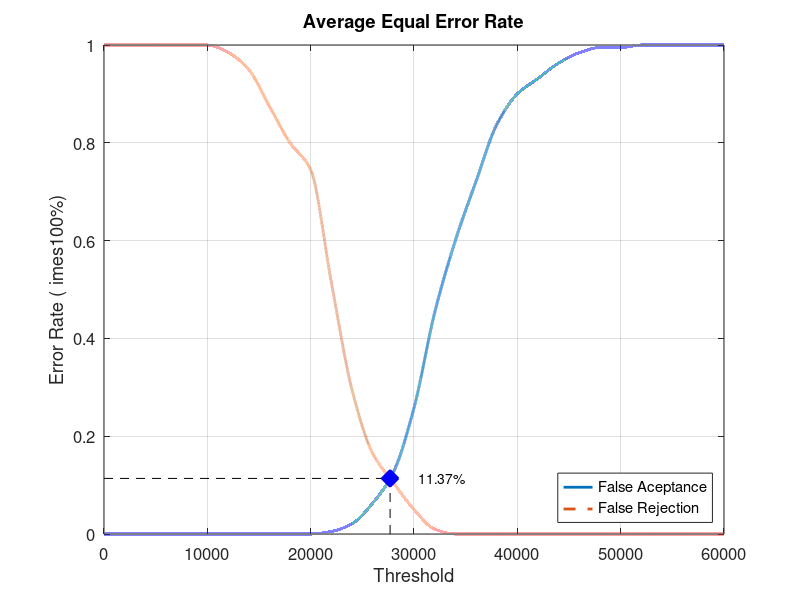
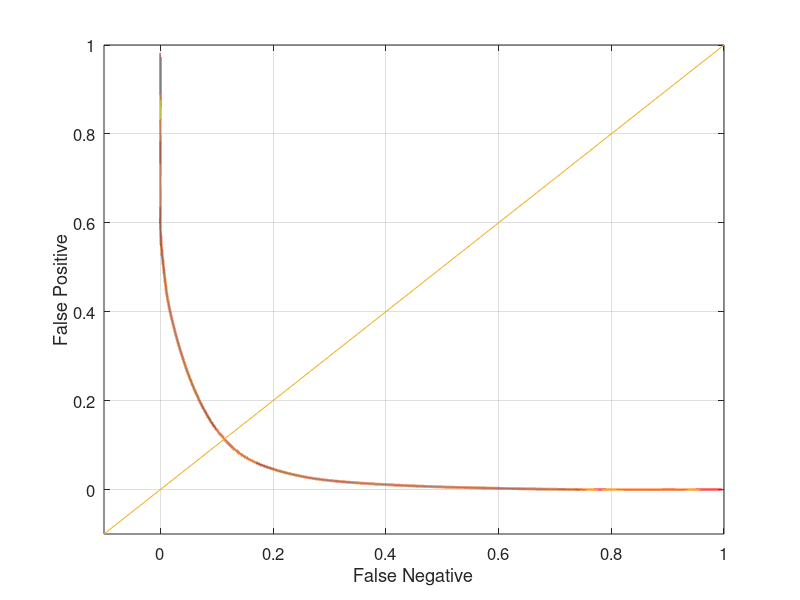

Here is the MATLAB script that generated these plots, in order:
close all;
clear;
clc;
x = 0:2000:60000;
xq = 0:0.5:60000;

y0 = [0 0 0 0 0 0 0 0 0 0 0 0.00526316 0.0210526 0.0631579 0.126316 0.257895 0.452632 0.6 0.721053 0.836842 0.9 0.931579 0.963158 0.984211 0.994737 0.994737 1 1 1 1 1]
yy0 = interp1(x, y0, xq, 'pchip');
y1 = [1 1 1 1 1 1 0.985 0.95 0.875 0.8 0.745 0.515 0.295 0.165 0.105 0.05 0.01 0 0 0 0 0 0 0 0 0 0 0 0 0 0]
yy1 = interp1(x, y1, xq, 'pchip');

% Calculating EER: 
y2 = abs(y0 - y1);
find(y2 == min(y2))
yy2 = abs(yy0 - yy1);
xEER = find(yy2 == min(yy2));
xEERIndex = xq(xEER) % X-axis EER
yEER = yy0(xEER) % Y-axis EER

main = figure
plot(xq, yy0,'-','LineWidth', 2);	hold on
plot(xq, yy1,'--','LineWidth', 2);	hold on
plot([xEERIndex xEERIndex], [0 yEER], 'k--');	hold on
plot([0 xEERIndex], [yEER yEER], 'k--');	hold on
plot(xEERIndex, yEER, 'bx', 'LineWidth', 10);	hold on
text(xEERIndex + 10 * xEERIndex / 100, yEER, [num2str(round((10000 * yEER)) / 100) '%'])
legend('False Aceptance', 'False Rejection', 'Location', 'SouthEast')
xlabel('Threshold')
ylabel('Error Rate (	imes100%)')
title('Average Equal Error Rate')
set(gca, 'FontSize', 12)
axis([0 60000 0 1])
grid on

print(main, 'Database2_4Main', '-dpng');
FNRxFPR = figure('Color', [1 1 1]);
plot(yy1, yy0, '-', yy1, yy0, 'LineWidth', 2);
hold on
y = -0.1:0.1:1
plot(y, y); 
set(gca, 'FontSize', 12)
xlabel('False Negative')
ylabel('False Positive')
axis([-0.1 1 -0.1 1])
set(gca, 'FontSize', 12)
grid on

print(FNRxFPR, 'Database2_4FNRxFPR','-dpng');
